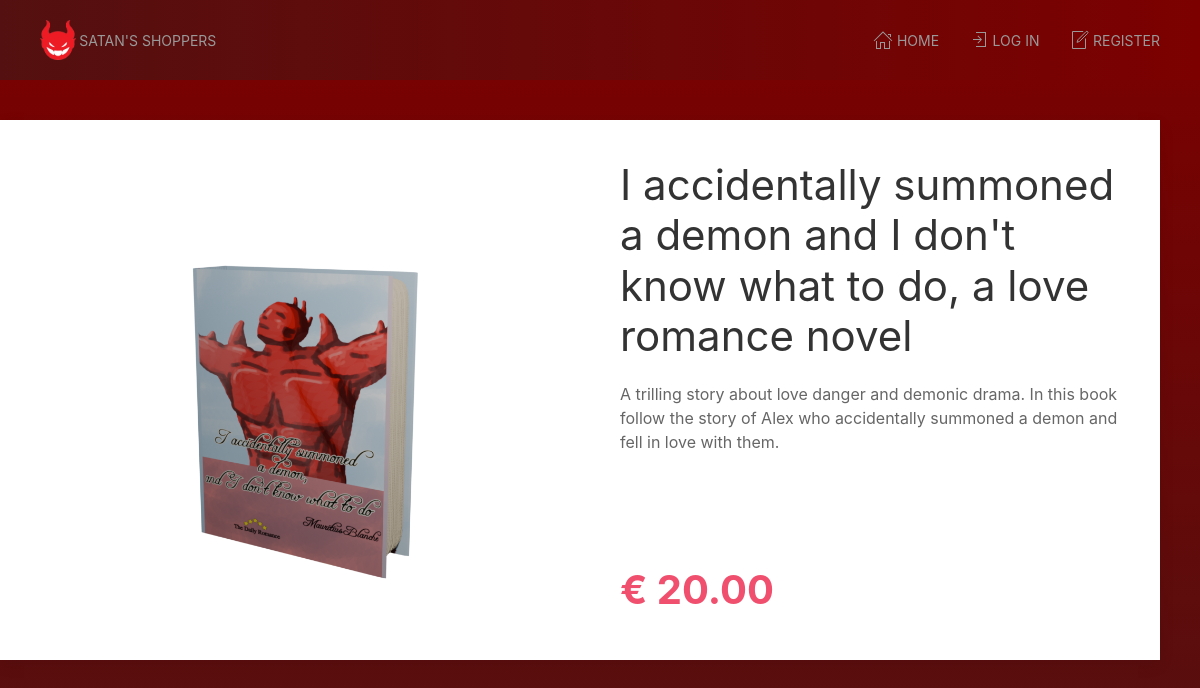
Screenshot of /dev/product.php?id=4 with the database file from the repository.
### tables this page shows
CREATE TABLE `products` (
  `id` int(11) NOT NULL,
  `price` decimal(6,2) NOT NULL,
  `name` varchar(255) NOT NULL,
  `description` varchar(255) NOT NULL,
  `image` varchar(255) NOT NULL,
  `category_id` int(255) NOT NULL
);

### dev/product.php (the view, shortened to what this page needs)
<?php
include_once("templates/head.inc.php");
$product = null;
if(isset($_GET['id'])){
	$sql = "SELECT name, price, description, image FROM products WHERE id = ?";
	$statement = $conn->prepare($sql);
	$statement->execute([$_GET['id']]);
	$product = $statement->fetch();
}
?>
      <main class="uk-container uk-padding">
         <div class="uk-grid">
            <section class="uk-width-1">
               <div class="uk-grid uk-card uk-card-default">
                  <section class="uk-width-1-2 uk-card-media-left">
<?php if(!empty($product) && isset($product)): ?>
                     <img src="<?= 'img/' . $product['image']; ?>" class="" alt="" title="" />
                  </section>
                  <section class="uk-width-1-2 uk-card-body uk-flex uk-flex-column uk-flex-between">
                     <div class="">
                        <h1><?= $product['name']; ?></h1>
                        <p class="">
<?= $product["description"]; ?>
                        </p>
                     </div>
                     <div class="uk-flex uk-flex-between uk-flex-middle">
                        <div class="price-block">
                           <p class="product-view__price uk-text-bold uk-text-danger uk-text-left uk-text-bolder">&euro; <?= $product["price"]; ?></p>
                        </div>
                     </div>
<?php
else:
	echo "<h1><br>Product not found</h1><br><br><br><br><br><br><br><br><br><br><br><br><br><br><br><br><br><br>";
endif;
?>
                  </section>
               </div>
            </section>
         </div>
      </main>
<?php
include_once("templates/foot.inc.php");

### dev/css/style.css (style rules this page uses)
.product-view__price { font-size: 2.5rem; margin: 0; }

### rows the page displays
products: image (picture), name "I accidentally summoned a demon and I don't know what to do, a love romance novel", description "A trilling story about love danger and demonic drama. In this book follow the story of Alex who accidentally summoned a demon and fell in love with them.", price "20.00"
